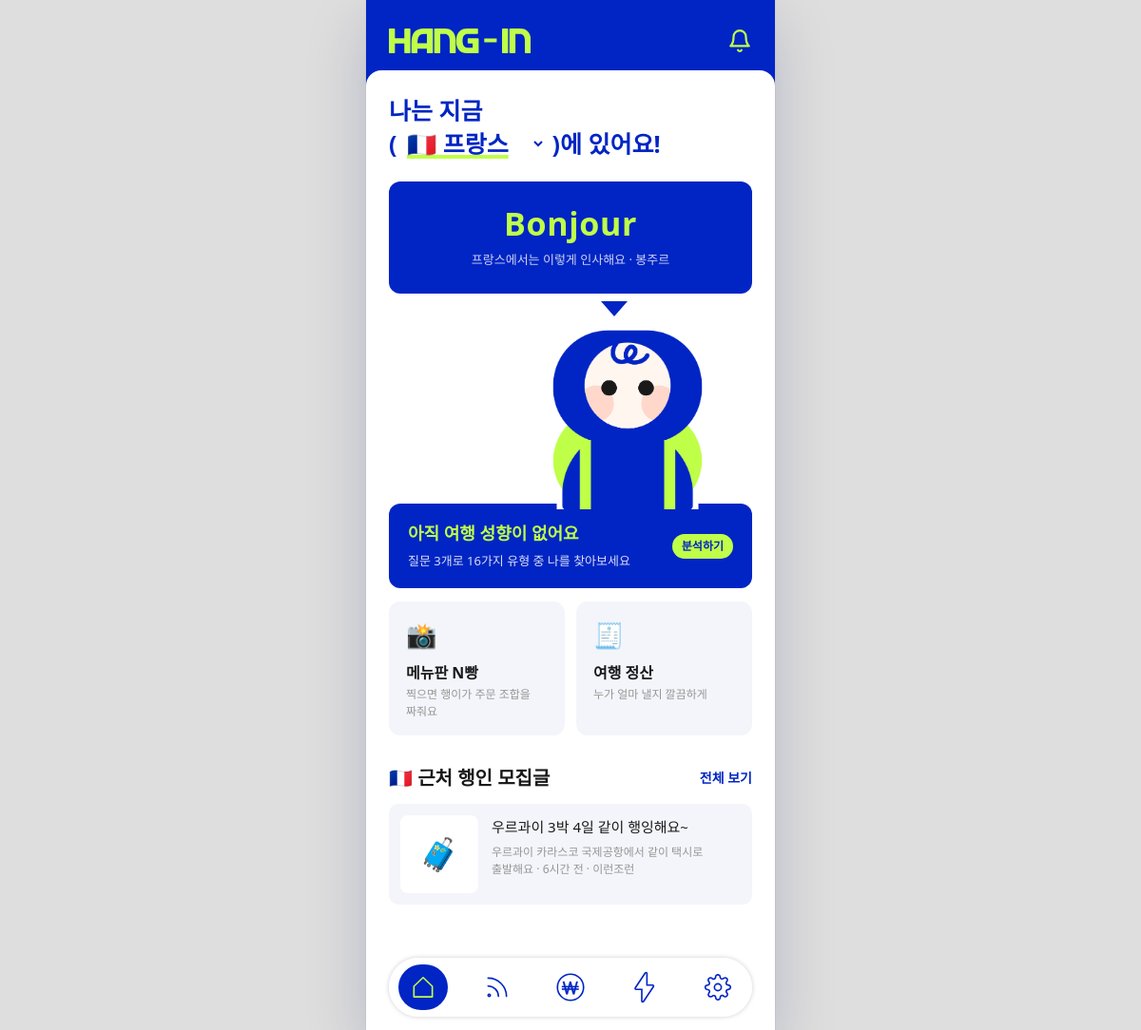
Before: / (signed in) with the older database file.
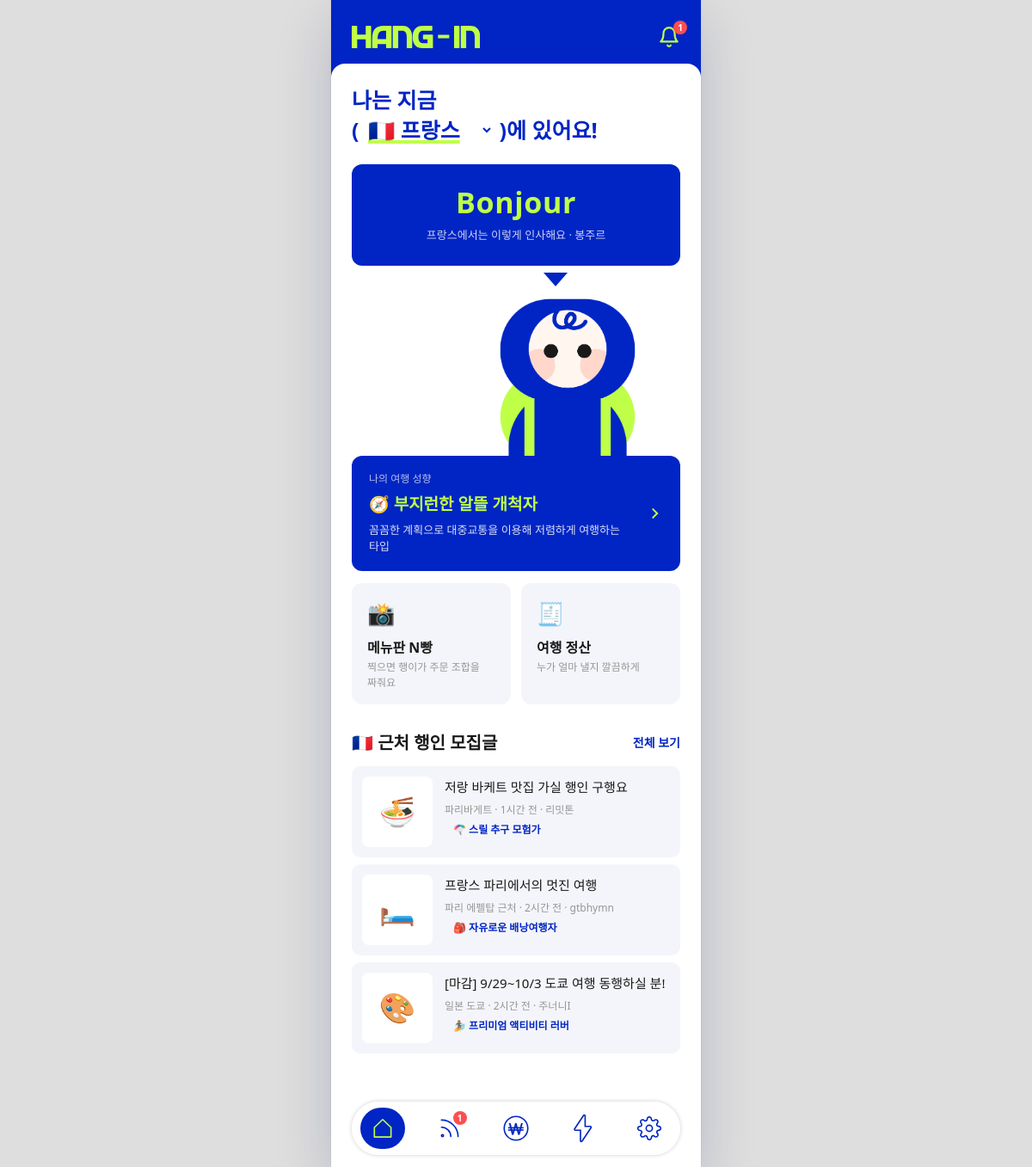
After: the same page with the newer database file.
### tables this page shows
CREATE TABLE posts (
            id INTEGER PRIMARY KEY AUTOINCREMENT,
            user_id INTEGER NOT NULL,
            title TEXT NOT NULL,
            body TEXT NOT NULL,
            trip_date TEXT,
            trip_place TEXT,
            created_at DATETIME DEFAULT CURRENT_TIMESTAMP, category TEXT DEFAULT '', country TEXT DEFAULT '',
            FOREIGN KEY (user_id) REFERENCES users(id)
        );

CREATE TABLE users (
            id INTEGER PRIMARY KEY AUTOINCREMENT,
            nickname TEXT NOT NULL,
            email TEXT UNIQUE NOT NULL,
            password_hash TEXT NOT NULL,
            profile TEXT DEFAULT '',
            travel_style TEXT DEFAULT '',
            budget TEXT DEFAULT '',
            personality TEXT DEFAULT '',
            push_notify TEXT DEFAULT 'on',
            email_notify TEXT DEFAULT 'off',
            created_at DATETIME DEFAULT CURRENT_TIMESTAMP
        , country TEXT DEFAULT 'FR', contact TEXT DEFAULT '', gender TEXT DEFAULT '', birth_year INTEGER, travel_type TEXT DEFAULT '', travel_profile TEXT DEFAULT '', onboarding_answers TEXT DEFAULT '');

### app.py (the view)
@app.route('/')
def home():
    if g.user is None:
        return render_template('splash.html')
    db = get_db()
    country = country_of(g.user['country'])
    posts = db.execute('''
        SELECT posts.*, users.nickname, users.travel_type FROM posts JOIN users ON posts.user_id = users.id
        WHERE posts.country = ? OR posts.country = '' OR posts.country IS NULL
        ORDER BY posts.created_at DESC LIMIT 3''', (country['code'],)).fetchall()
    return render_template('home.html', country=country, profile=travel_profile_of(g.user), posts=posts,
                           types=tt.TYPES)

### app.py (called while the page is built)
def get_db():
    if 'db' not in g:
        g.db = sqlite3.connect(DB_PATH)
        g.db.row_factory = sqlite3.Row
        g.db.execute('PRAGMA foreign_keys = ON')
    return g.db

def csrf_token():
    if '_csrf' not in session:
        session['_csrf'] = secrets.token_urlsafe(32)
    return session['_csrf']

@app.before_request
def before_request():
    if request.method == 'POST':
        sent = request.form.get('_csrf') or request.headers.get('X-CSRF-Token', '')
        if not sent or not secrets.compare_digest(sent, session.get('_csrf', '')):
            abort(400, '요청이 만료되었어요. 새로고침 후 다시 시도해 주세요.')
    g.user = None
    if 'user_id' in session:
        g.user = get_db().execute('SELECT * FROM users WHERE id = ?', (session['user_id'],)).fetchone()
        if g.user is None:
            session.clear()

def country_of(code):
    flag, name, currency, hello, hello_ko = COUNTRIES.get(code or 'FR', COUNTRIES['FR'])
    return {'code': code if code in COUNTRIES else 'FR', 'flag': flag, 'name': name, 'currency': currency,
            'hello': hello, 'hello_ko': hello_ko}

def travel_profile_of(user):
    return load_json(user['travel_profile']) if user and user['travel_profile'] else None

### templates/home.html (shortened to what the changed rows need)
{% extends "base.html" %}
{% from "_brand.html" import logo %}
{% import "_ui.html" as ui %}
{% block content %}
<header class="top-band">
    <div class="row-between">
        <a href="{{ url_for('match_requests') }}" class="relative" aria-label="매칭 요청 {{ pending_requests }}건" style="color:var(--hb-lime)">
            <svg width="26" height="26" viewBox="0 0 24 24" fill="none" stroke="currentColor" stroke-width="2" stroke-linecap="round" stroke-linejoin="round"><path d="M18 8A6 6 0 0 0 6 8c0 7-3 9-3 9h18s-3-2-3-9"/><path d="M13.73 21a2 2 0 0 1-3.46 0"/></svg>
            {% if pending_requests %}<span class="dock__badge" style="top:-6px;right:-8px">{{ pending_requests }}</span>{% endif %}
        </a>
    </div>
</header>
<div class="top-sheet">
    <form method="POST" action="{{ url_for('set_country') }}" class="page-title" style="font-size:25px">
        나는 지금<br>
        ( <label class="sr-only" for="country">현재 여행 국가</label>
        <select id="country" name="country" onchange="this.form.submit()" style="font:inherit;color:inherit;border:0;background:transparent;padding:0;cursor:pointer;text-decoration:underline;text-decoration-color:var(--hb-lime);text-decoration-thickness:4px;text-underline-offset:2px">
            {% for code, c in countries.items() %}<option value="{{ code }}" {% if code == country.code %}selected{% endif %}>{{ c[0] }} {{ c[1] }}</option>{% endfor %}
        </select> )에 있어요!
    </form>
    {% if profile %}
    <a href="{{ url_for('mypage') }}" class="card-blue row-between no-underline" style="margin-top:-6px;position:relative">
        <div>
            <p style="margin:0;font-size:12px;color:rgba(255,255,255,.7)">나의 여행 성향</p>
            <p class="lime" style="margin:6px 0 0;font-size:19px;font-weight:700">{{ profile.emoji }} {{ profile.name }}</p>
            <p style="margin:6px 0 0;font-size:13px;color:rgba(255,255,255,.85)">{{ profile.summary }}</p>
        </div>
        <svg width="20" height="20" viewBox="0 0 24 24" fill="none" stroke="#BFFF48" stroke-width="2.5" stroke-linecap="round"><path d="M9 6l6 6-6 6"/></svg>
    </a>
    {% else %}
    <a href="{{ url_for('onboarding') }}" class="card-blue row-between no-underline" style="margin-top:-6px">
        <div>
            <p class="lime" style="margin:0;font-size:18px;font-weight:700">아직 여행 성향이 없어요</p>
            <p style="margin:6px 0 0;font-size:13px;color:rgba(255,255,255,.85)">질문 3개로 16가지 유형 중 나를 찾아보세요</p>
        </div>
        <span class="tag tag--lime">분석하기</span>
    </a>
    {% endif %}
    <section style="margin-top:30px">
        <div class="row-between" style="margin-bottom:12px">
            <h2 class="section-title" style="margin:0">{{ country.flag }} 근처 행인 모집글</h2>
        </div>
        {% if posts %}
        <div class="grid gap-2">
            {% for post in posts %}
            <a href="{{ url_for('post_detail', post_id=post['id']) }}" class="list-card">
                <div class="list-card__thumb">{{ category_emoji.get(post['category'], '🧳') }}</div>
                <div style="min-width:0">
                    <p class="list-card__title">{{ post['title'] }}</p>
                    <p class="list-card__meta">{{ post['trip_place'] or country.name }} · {{ post['created_at']|time_ago }} · {{ post['nickname'] }}</p>
                    {{ ui.type_badge(post['travel_type'], types) }}
                </div>
            </a>
            {% endfor %}
        </div>
        {% else %}
        <div class="card-soft text-center" style="padding:26px 18px">
            <p style="margin:0;font-weight:600">아직 모집글이 없어요</p>
            <p class="muted" style="margin:6px 0 14px;font-size:13px">첫 번째 행인을 구해 보세요!</p>
            <a href="{{ url_for('match_new') }}" class="btn-pill btn-blue btn-sm" style="margin:0 auto">행인 구하기</a>
        </div>
        {% endif %}
    </section>
</div>
{% endblock %}

### templates/_ui.html (shortened to what this page needs)
{% macro type_badge(code, types, cls='tag') -%}
{% if code and code in types %}<span class="{{ cls }}">{{ types[code][0] }} {{ types[code][1] }}</span>{% endif %}
{%- endmacro %}

Changed rows visible on the page:
no longer on this page (row unchanged): posts: get "🧳", title "우르과이 3박 4일 같이 행잉해요~", trip_place "우르과이 카라스코 국제공항에서 같이 택시로 출발해요", created_at "6시간 전", nickname "이런조런"
changed users "🇫🇷 프랑스": name (not shown) → "부지런한 알뜰 개척자"
added posts: get "🍜", title "저랑 바케트 맛집 가실 행인 구행요", trip_place "파리바게트", created_at "1시간 전", nickname "리밋톤"
added users: travel_type "🪂", travel_type "스릴 추구 모험가"
added posts: get "🛏️", title "프랑스 파리에서의 멋진 여행", trip_place "파리 에펠탑 근처", created_at "2시간 전", nickname "gtbhymn"
added users: travel_type "🎒", travel_type "자유로운 배낭여행자"
added posts: get "🎨", title "[마감] 9/29~10/3 도쿄 여행 동행하실 분!", trip_place "일본 도쿄", created_at "2시간 전", nickname "주너니I"
added users: travel_type "🏄", travel_type "프리미엄 액티비티 러버"
Other visible differences:
{{ pending_requests }}: (not shown) → "1"
{{ profile.emoji }}: (not shown) → "🧭"
{{ profile.summary }}: (not shown) → "꼼꼼한 계획으로 대중교통을 이용해 저렴하게 여행하는 타입"
text no longer shown: "아직 여행 성향이 없어요 질문 3개로 16가지 유형 중 나를 찾아보세요 분석하기"
text now shown: "나의 여행 성향"
